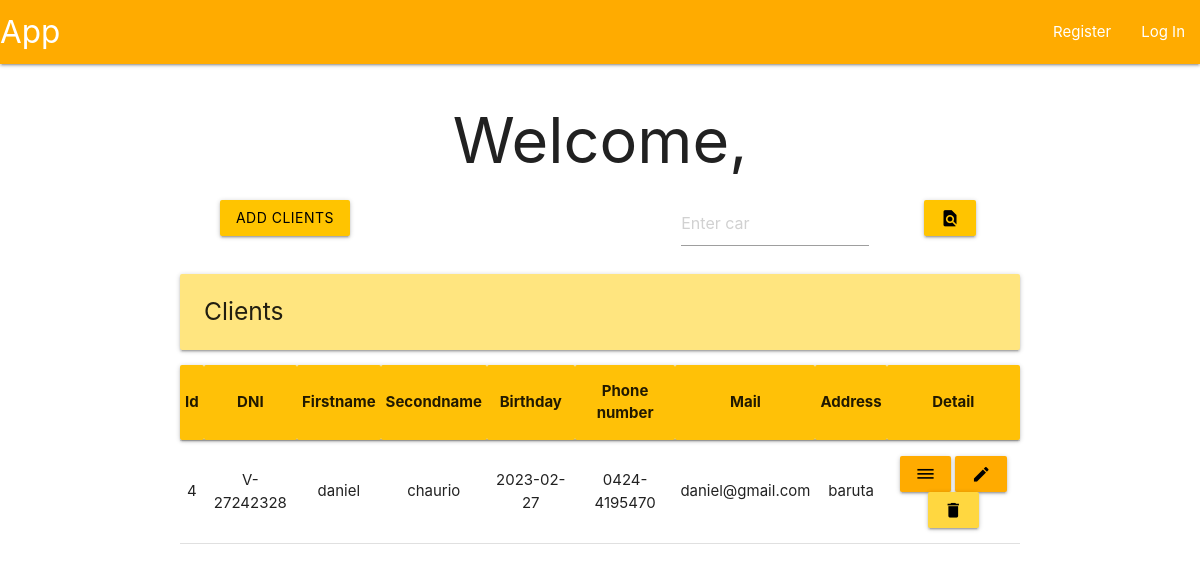
The app's page /clients, older data.
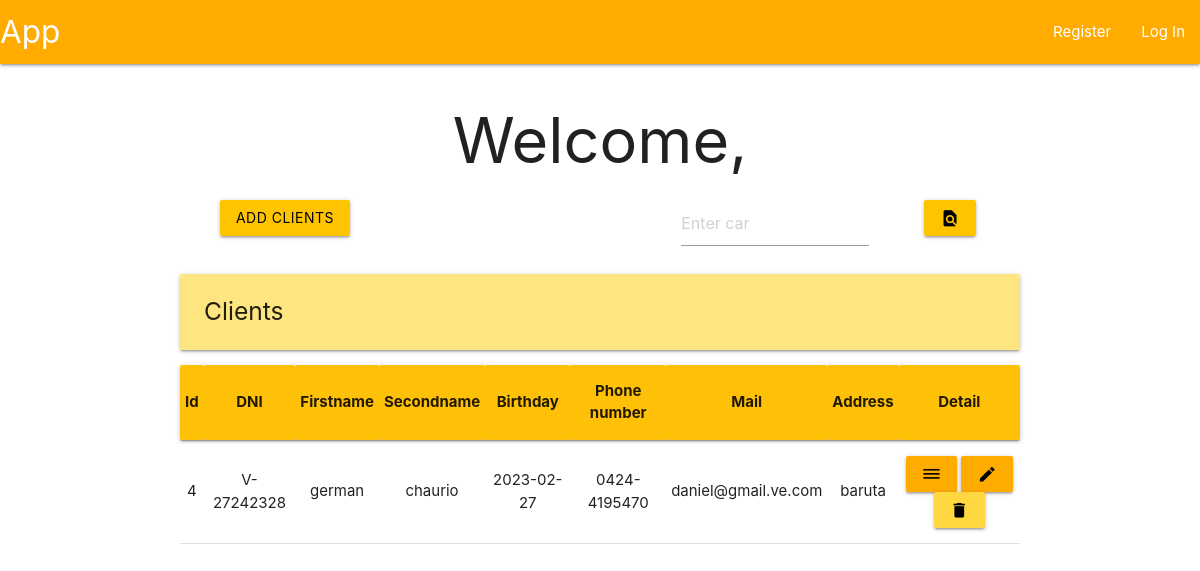
The same page, newer data.
### tables this page shows
CREATE TABLE clients (
    id INTEGER PRIMARY KEY AUTOINCREMENT,
    dni TEXT NOT NULL UNIQUE,
    firstname TEXT NOT NULL,
    secondname TEXT NOT NULL,
    birthday TEXT NOT NULL,
    tlf TEXT NOT NULL,
    mail TEXT NOT NULL,
    address TEXT NOT NULL
);

### app/clientView.py (the view, shortened to what this page needs)
@bp.route('', methods=('POST', 'GET'))
def clientView():
    db = get_db()
    flag = False
    if not flag:
        clients = db.execute('SELECT * FROM clients').fetchall()
    return render_template('index/analist/analistView.html', clients=clients)

### app/auth.py (called while the page is built)
@bp.before_app_request
def load_logged_in_user():
    user_id = session.get('user_id')
    if user_id is None:
        g.user = None
    else:
        g.user = get_db().execute(
            "SELECT * FROM user WHERE id = ?",
            (user_id,)
        ).fetchone()

### app/db.py (called while the page is built)
def get_db():
    if 'db' not in g:
        g.db = sqlite3.connect(
            current_app.config['DATABASE'],
            detect_types = sqlite3.PARSE_DECLTYPES
        )
        g.db.row_factory = sqlite3.Row
    return g.db

### app/templates/index/analist/analistView.html (shortened to what this page needs)
{% extends 'base.html' %}
{% block header %}
    <h1>{%block title %}Welcome, {{ g.user['username']}}{% endblock %}</h1>
{% endblock %}
{% block content %}
<div class="row">
    <form method="POST">
        <div class="col s3">
            <button class="btn amber accent-3 black-text" name="add">Add clients</button>
        </div>
    </form>
    <form method="POST">
      <div class="col s3 offset-s4">
        <input placeholder="Enter car" name="find">
      </div>
      <div class="col s2">
        <button class="btn amber accent-3 black-text" type="submit" value="Find logs">
            <i class="material-icons">find_in_page</i>
        </button>
      </div>
    </form>
</div>
<div class="left-align">
    <h5 class="card-panel amber accent-1">Clients</h5>
</div>
<table class="centered">
    <thead class="card-panel amber acent-1">
        <tr>
            <th>Id</th>
            <th>DNI</th>
            <th>Firstname</th>
            <th>Secondname</th>
            <th>Birthday</th>
            <th>Phone number</th>
            <th>Mail</th>
            <th>Address</th>
            <th>Detail</th>
        </tr>
    </thead>
    <tbody>
        {% for client in clients %}
        <tr>
            <td>{{ client['id'] }}</td>
            <td>{{ client['dni'] }}</td>
            <td>{{ client['firstname'] }}</td>
            <td>{{ client['secondname'] }}</td>
            <td>{{ client['Birthday'] }}</td>
            <td>{{ client['tlf'] }}</td>
            <td>{{ client['mail'] }}</td>
            <td>{{ client['address'] }}</td>
            <td>
                <form method="POST">
                    <button class="btn amber accent-4 black-text", name="detail" value="{{ client['id'] }}">
                        <i class="material-icons">dehaze</i>
                    </button>
                    <button class="btn amber accent-4 black-text", name="modify" value="{{ client['id'] }}">
                        <i class="material-icons">edit</i>
                    </button>
                    <button class="btn amber accent-2 black-text" name="delete" value="{{ client['id'] }}">
                        <i class="material-icons">delete</i>
                    </button>
                </form>
            </td>
        </tr>
        {% endfor %}
    </tbody>
</table>
{% endblock %}

### app/templates/base.html (shortened to what this page needs)
<!DOCTYPE html>
<link rel="stylesheet" href="{{ url_for('static', filename='materialize.css') }}">
<link rel="stylesheet" href="{{ url_for('static', filename='style.css') }}">
<nav>
    <div class="nav-wrapper amber accent-4">
      <a href="#" class="brand-logo">App</a>
      <ul class="right hide-n black-text text-black">
        {% if g.user %}
            <li><a href="{{ url_for('user.profile')}}">{{ g.user['username'] }}</span></a>
            <li><a href="{{ url_for('auth.logout') }}">Log Out</a>
        {% else %}
            <li><a href="{{ url_for('auth.register') }}">Register</a>
            <li><a href="{{ url_for('auth.login') }}">Log In</a>
        {% endif %}
      </ul>
    </div>
</nav>
<section class="content container center-align">
    <header>
        {% block header %}{% endblock %}
    </header>
    {% block content %}{% endblock %}
</section>

Row changes from the older to the newer data that the page shows:
changed clients "chaurio": firstname "daniel" → "german"; mail "daniel@gmail.com" → "daniel@gmail.ve.com"
